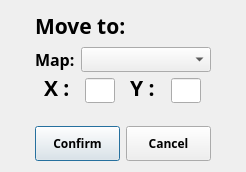
<?xml version="1.0" encoding="UTF-8"?>
<ui version="4.0">
 <class>MoveWindow</class>
 <widget class="QDialog" name="MoveWindow">
  <property name="geometry">
   <rect>
    <x>0</x>
    <y>0</y>
    <width>246</width>
    <height>172</height>
   </rect>
  </property>
  <property name="windowTitle">
   <string>Dialog</string>
  </property>
  <layout class="QHBoxLayout" name="horizontalLayout_7">
   <item>
    <spacer name="horizontalSpacer_3">
     <property name="orientation">
      <enum>Qt::Horizontal</enum>
     </property>
     <property name="sizeHint" stdset="0">
      <size>
       <width>35</width>
       <height>20</height>
      </size>
     </property>
    </spacer>
   </item>
   <item>
    <layout class="QVBoxLayout" name="verticalLayout_2">
     <item>
      <layout class="QVBoxLayout" name="verticalLayout">
       <item>
        <spacer name="verticalSpacer_2">
         <property name="orientation">
          <enum>Qt::Vertical</enum>
         </property>
         <property name="sizeHint" stdset="0">
          <size>
           <width>17</width>
           <height>24</height>
          </size>
         </property>
        </spacer>
       </item>
       <item>
        <layout class="QHBoxLayout" name="horizontalLayout_4">
         <item>
          <widget class="QLabel" name="label_spawnat">
           <property name="font">
            <font>
             <family>ImperatorSmallCaps</family>
             <pointsize>16</pointsize>
             <weight>75</weight>
             <bold>true</bold>
            </font>
           </property>
           <property name="text">
            <string>Move to:</string>
           </property>
          </widget>
         </item>
         <item>
          <spacer name="horizontalSpacer">
           <property name="orientation">
            <enum>Qt::Horizontal</enum>
           </property>
           <property name="sizeHint" stdset="0">
            <size>
             <width>40</width>
             <height>20</height>
            </size>
           </property>
          </spacer>
         </item>
        </layout>
       </item>
       <item>
        <layout class="QHBoxLayout" name="horizontalLayout_6">
         <item>
          <widget class="QLabel" name="label_spawnat_2">
           <property name="font">
            <font>
             <family>ImperatorSmallCaps</family>
             <pointsize>12</pointsize>
             <weight>75</weight>
             <bold>true</bold>
            </font>
           </property>
           <property name="text">
            <string>Map:</string>
           </property>
          </widget>
         </item>
         <item>
          <widget class="QComboBox" name="comboBox_Maps_Move">
           <property name="minimumSize">
            <size>
             <width>130</width>
             <height>0</height>
            </size>
           </property>
           <property name="font">
            <font>
             <family>ImperatorSmallCaps</family>
             <weight>75</weight>
             <bold>true</bold>
            </font>
           </property>
          </widget>
         </item>
        </layout>
       </item>
       <item>
        <layout class="QHBoxLayout" name="horizontalLayout_5">
         <item>
          <layout class="QHBoxLayout" name="horizontalLayout_2">
           <item>
            <widget class="QLabel" name="label_x">
             <property name="minimumSize">
              <size>
               <width>35</width>
               <height>25</height>
              </size>
             </property>
             <property name="maximumSize">
              <size>
               <width>35</width>
               <height>16777215</height>
              </size>
             </property>
             <property name="font">
              <font>
               <family>ImperatorSmallCaps</family>
               <pointsize>16</pointsize>
               <weight>75</weight>
               <bold>true</bold>
              </font>
             </property>
             <property name="text">
              <string>X :</string>
             </property>
             <property name="alignment">
              <set>Qt::AlignBottom|Qt::AlignLeading|Qt::AlignLeft</set>
             </property>
             <property name="buddy">
              <cstring>field_y</cstring>
             </property>
            </widget>
           </item>
           <item>
            <widget class="QLineEdit" name="field_x">
             <property name="enabled">
              <bool>true</bool>
             </property>
             <property name="sizePolicy">
              <sizepolicy hsizetype="Preferred" vsizetype="Minimum">
               <horstretch>0</horstretch>
               <verstretch>0</verstretch>
              </sizepolicy>
             </property>
             <property name="minimumSize">
              <size>
               <width>30</width>
               <height>25</height>
              </size>
             </property>
             <property name="maximumSize">
              <size>
               <width>30</width>
               <height>25</height>
              </size>
             </property>
             <property name="baseSize">
              <size>
               <width>40</width>
               <height>0</height>
              </size>
             </property>
             <property name="font">
              <font>
               <family>ImperatorSmallCaps</family>
               <pointsize>12</pointsize>
               <weight>75</weight>
               <bold>true</bold>
              </font>
             </property>
             <property name="clearButtonEnabled">
              <bool>false</bool>
             </property>
            </widget>
           </item>
          </layout>
         </item>
         <item>
          <layout class="QHBoxLayout" name="horizontalLayout_3">
           <item>
            <widget class="QLabel" name="label_y">
             <property name="minimumSize">
              <size>
               <width>35</width>
               <height>25</height>
              </size>
             </property>
             <property name="maximumSize">
              <size>
               <width>35</width>
               <height>25</height>
              </size>
             </property>
             <property name="font">
              <font>
               <family>ImperatorSmallCaps</family>
               <pointsize>16</pointsize>
               <weight>75</weight>
               <bold>true</bold>
              </font>
             </property>
             <property name="text">
              <string>Y :</string>
             </property>
             <property name="alignment">
              <set>Qt::AlignBottom|Qt::AlignLeading|Qt::AlignLeft</set>
             </property>
             <property name="buddy">
              <cstring>field_x</cstring>
             </property>
            </widget>
           </item>
           <item>
            <widget class="QLineEdit" name="field_y">
             <property name="minimumSize">
              <size>
               <width>30</width>
               <height>25</height>
              </size>
             </property>
             <property name="maximumSize">
              <size>
               <width>30</width>
               <height>25</height>
              </size>
             </property>
             <property name="font">
              <font>
               <family>ImperatorSmallCaps</family>
               <pointsize>12</pointsize>
               <weight>75</weight>
               <bold>true</bold>
              </font>
             </property>
            </widget>
           </item>
          </layout>
         </item>
        </layout>
       </item>
      </layout>
     </item>
     <item>
      <spacer name="verticalSpacer">
       <property name="orientation">
        <enum>Qt::Vertical</enum>
       </property>
       <property name="sizeHint" stdset="0">
        <size>
         <width>20</width>
         <height>40</height>
        </size>
       </property>
      </spacer>
     </item>
     <item>
      <layout class="QHBoxLayout" name="horizontalLayout">
       <item>
        <widget class="QPushButton" name="pushButton_confirm">
         <property name="minimumSize">
          <size>
           <width>0</width>
           <height>35</height>
          </size>
         </property>
         <property name="maximumSize">
          <size>
           <width>130</width>
           <height>100</height>
          </size>
         </property>
         <property name="font">
          <font>
           <family>ImperatorSmallCaps</family>
           <weight>75</weight>
           <bold>true</bold>
          </font>
         </property>
         <property name="text">
          <string>Confirm</string>
         </property>
        </widget>
       </item>
       <item>
        <widget class="QPushButton" name="pushButton_cancel">
         <property name="minimumSize">
          <size>
           <width>0</width>
           <height>35</height>
          </size>
         </property>
         <property name="maximumSize">
          <size>
           <width>130</width>
           <height>100</height>
          </size>
         </property>
         <property name="font">
          <font>
           <family>ImperatorSmallCaps</family>
           <weight>75</weight>
           <bold>true</bold>
          </font>
         </property>
         <property name="text">
          <string>Cancel</string>
         </property>
        </widget>
       </item>
      </layout>
     </item>
    </layout>
   </item>
   <item>
    <spacer name="horizontalSpacer_4">
     <property name="orientation">
      <enum>Qt::Horizontal</enum>
     </property>
     <property name="sizeHint" stdset="0">
      <size>
       <width>35</width>
       <height>20</height>
      </size>
     </property>
    </spacer>
   </item>
  </layout>
 </widget>
 <resources/>
 <connections/>
</ui>
